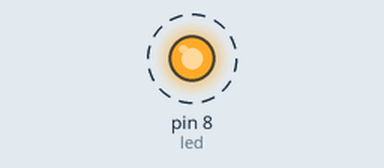
Bench run of a sketch on a simulated Arduino Uno, built with avr-gcc and run on an emulated ATmega328P. Parts: output pins drawn as LEDs (lit = HIGH). Dashed ring = blinking.

Above: at 0.05 s.
Timing chart, 0 to 3.0 s (numbered marks = the images above):
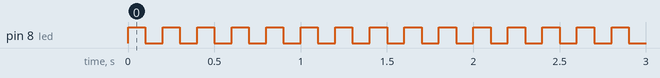

The sketch:

Task1.ino
```cpp
// Task 1 writing program for blinking LED using pin number 2
int led = 8;
int time = 100;
void setup()
{
   // put your setup code here, to run once:

   // Set pin number 2 as output to send current to LED
   pinMode(led,OUTPUT);
}

void loop()
{
    // put your main code here, to run repeatedly:

    // Start sending current to LED via pin number 2
    digitalWrite(led,HIGH);

    // Delay the program for 1 second
    delay(time);

    // Stop sending current to LED via pin number 2
    digitalWrite(led,LOW);

    // Delay the program for 1 second
    delay(time);
}
```

Measured:
- by itself, pin 8 (led): alternates HIGH for 0.10 s and LOW for 0.10 s
